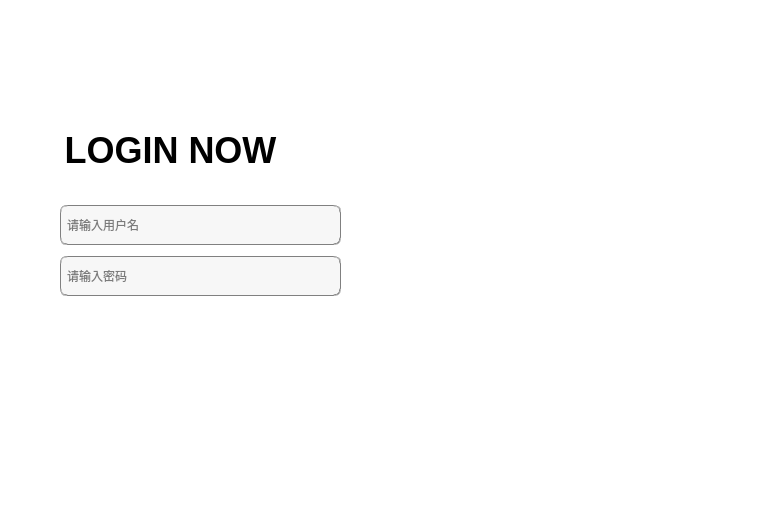
<?xml version="1.0" encoding="UTF-8"?>
<ui version="4.0">
 <class>MainWindow</class>
 <widget class="QMainWindow" name="MainWindow">
  <property name="geometry">
   <rect>
    <x>0</x>
    <y>0</y>
    <width>780</width>
    <height>520</height>
   </rect>
  </property>
  <property name="windowTitle">
   <string>MainWindow</string>
  </property>
  <property name="styleSheet">
   <string notr="true">background-color: rgb(255, 255, 255);</string>
  </property>
  <widget class="QWidget" name="centralwidget">
   <widget class="QLabel" name="label_image">
    <property name="geometry">
     <rect>
      <x>390</x>
      <y>0</y>
      <width>391</width>
      <height>521</height>
     </rect>
    </property>
    <property name="text">
     <string/>
    </property>
   </widget>
   <widget class="QWidget" name="">
    <property name="geometry">
     <rect>
      <x>60</x>
      <y>200</y>
      <width>281</width>
      <height>101</height>
     </rect>
    </property>
    <layout class="QVBoxLayout" name="verticalLayout_2">
     <item>
      <widget class="QLineEdit" name="name1">
       <property name="maximumSize">
        <size>
         <width>15555555</width>
         <height>40</height>
        </size>
       </property>
       <property name="sizeIncrement">
        <size>
         <width>0</width>
         <height>40</height>
        </size>
       </property>
       <property name="baseSize">
        <size>
         <width>0</width>
         <height>40</height>
        </size>
       </property>
       <property name="styleSheet">
        <string notr="true">background-color: rgb(247, 247, 247);
border:1px groove gray;border-radius:
7px;padding:2px 4px;
font: 10pt &quot;Candara&quot;;</string>
       </property>
       <property name="placeholderText">
        <string>请输入用户名</string>
       </property>
      </widget>
     </item>
     <item>
      <widget class="QLineEdit" name="password1">
       <property name="maximumSize">
        <size>
         <width>16777215</width>
         <height>40</height>
        </size>
       </property>
       <property name="styleSheet">
        <string notr="true">background-color: rgb(247, 247, 247);
border:1px groove gray;border-radius:
7px;padding:2px 4px;
font: 10pt &quot;Candara&quot;;</string>
       </property>
       <property name="echoMode">
        <enum>QLineEdit::Password</enum>
       </property>
       <property name="placeholderText">
        <string>请输入密码</string>
       </property>
      </widget>
     </item>
    </layout>
   </widget>
   <widget class="QLabel" name="login_title">
    <property name="geometry">
     <rect>
      <x>60</x>
      <y>130</y>
      <width>221</width>
      <height>41</height>
     </rect>
    </property>
    <property name="font">
     <font>
      <family>Ubuntu</family>
      <pointsize>27</pointsize>
      <italic>false</italic>
      <bold>true</bold>
     </font>
    </property>
    <property name="styleSheet">
     <string notr="true">font: 700 27pt &quot;Ubuntu&quot;;</string>
    </property>
    <property name="text">
     <string>LOGIN NOW</string>
    </property>
    <property name="textFormat">
     <enum>Qt::AutoText</enum>
    </property>
    <property name="alignment">
     <set>Qt::AlignCenter</set>
    </property>
    <property name="margin">
     <number>5</number>
    </property>
    <property name="buddy">
     <cstring></cstring>
    </property>
   </widget>
   <widget class="QWidget" name="">
    <property name="geometry">
     <rect>
      <x>60</x>
      <y>320</y>
      <width>281</width>
      <height>51</height>
     </rect>
    </property>
    <layout class="QHBoxLayout" name="horizontalLayout">
     <item>
      <widget class="QPushButton" name="register_2">
       <property name="font">
        <font>
         <family>Candara</family>
         <pointsize>14</pointsize>
         <italic>false</italic>
         <bold>false</bold>
        </font>
       </property>
       <property name="styleSheet">
        <string notr="true">background-color: qlineargradient(spread:pad, x1:0.52, y1:1, x2:0.54, y2:0, 
stop:0.0112994 rgba(64, 145, 252, 255), 
stop:1 rgba(255, 255, 255, 255));
color: rgb(255, 255, 255);
 
border:0px groove gray;border-radius:
7px;padding:2px 4px;
font: 14pt &quot;Candara&quot;;</string>
       </property>
       <property name="text">
        <string>注册账号</string>
       </property>
      </widget>
     </item>
     <item>
      <spacer name="horizontalSpacer">
       <property name="orientation">
        <enum>Qt::Horizontal</enum>
       </property>
       <property name="sizeHint" stdset="0">
        <size>
         <width>40</width>
         <height>20</height>
        </size>
       </property>
      </spacer>
     </item>
     <item>
      <widget class="QPushButton" name="login">
       <property name="font">
        <font>
         <family>Candara</family>
         <pointsize>14</pointsize>
         <italic>false</italic>
         <bold>false</bold>
        </font>
       </property>
       <property name="styleSheet">
        <string notr="true">background-color: qlineargradient(spread:pad, x1:0.52, y1:1, x2:0.54, y2:0, 
stop:0.0112994 rgba(64, 145, 252, 255), 
stop:1 rgba(255, 255, 255, 255));
color: rgb(255, 255, 255);
 
border:0px groove gray;border-radius:
7px;padding:2px 4px;
font: 14pt &quot;Candara&quot;;</string>
       </property>
       <property name="text">
        <string>登陆账号</string>
       </property>
       <property name="iconSize">
        <size>
         <width>16</width>
         <height>16</height>
        </size>
       </property>
      </widget>
     </item>
    </layout>
   </widget>
  </widget>
 </widget>
 <resources/>
 <connections/>
</ui>
